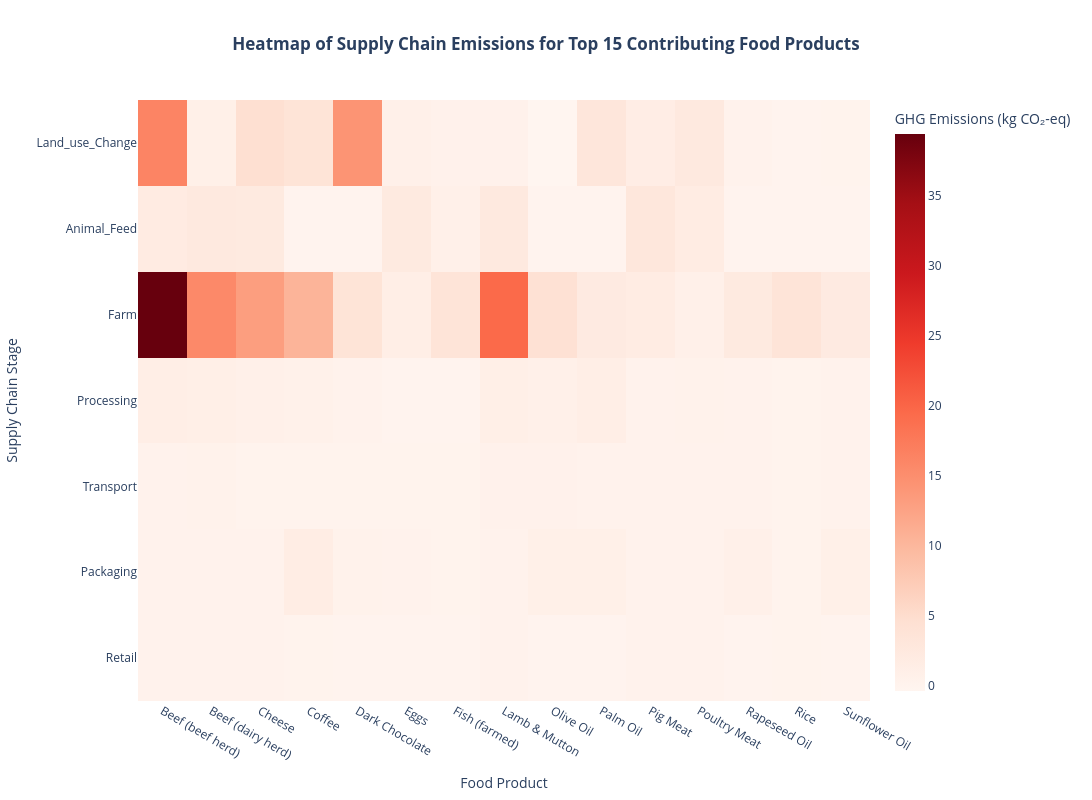
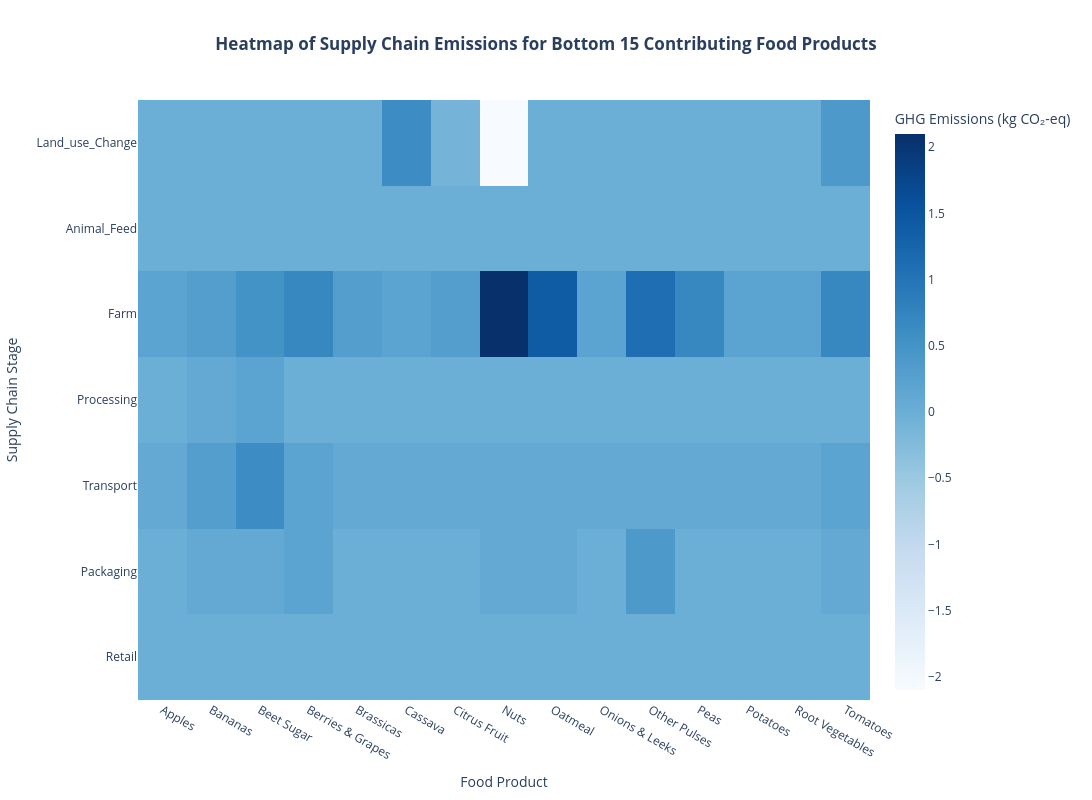

These figures' notebook cell, in order:
### Markdown cell above
`Comment`

**Breakdown of GHG Emissions by Supply Chain Stage:**

| Supply Chain Stage   | % of Total Emissions | Description |
|----------------------|----------------------|-------------|
| **Farm**             | **59.44%**           | The largest source of GHG emissions, driven by livestock, fertilizer use, and on-farm energy consumption. |
| **Land_Use_Change**  | 21.55%               | Emissions resulting from converting forests or natural ecosystems into agricultural land — a major carbon release source. |
| **Animal_Feed**      | 7.43%                | Emissions from the production and processing of animal feed, including fertilizer and land use impacts. |
| **Processing**       | 3.93%                | Emissions from transforming raw agricultural products into consumables. |
| **Packaging**        | 3.85%                | Emissions from manufacturing and materials used in food packaging. |
| **Transport**        | 3.02%                | Emissions from logistics and supply chain movement — relatively low. |
| **Retail**           | 0.79%                | Emissions from refrigeration, lighting, and other energy use at point-of-sale locations.


**Key Intervention Priorities:**

1. **Farm Stage (59.44%) — Highest Priority**
   - Adopt sustainable farming techniques.
   - Improve fertilizer and manure management.
   - Promote regenerative agriculture and precision farming.

2. **Land_Use_Change (21.55%) — Critical**
   - Prevent deforestation and habitat conversion.
   - Encourage reforestation and agroforestry.
   - Protect carbon-rich ecosystems (e.g., wetlands, peatlands).

3. **Animal_Feed (7.43%) — Medium Impact**
   - Optimize feed formulations.
   - Shift to lower-emission feed production methods.

4. **Secondary Areas (Each < 4%) — Efficiency Gains**
   - **Processing** and **Packaging**: Improve energy use and material sustainability.
   - **Transport** and **Retail**: Optimize supply chain logistics and retail operations, but expect modest emission savings.

**Conclusion:**
To meaningfully reduce total supply chain GHG emissions, interventions must focus heavily on the **farm stage** and **land use change** — which together account for **over 80%** of total emissions. While downstream stages like transport and retail may offer efficiency opportunities, their relative impact is small.

### Code cell
# Define supply chain stages in real-world order (Farm → Consumer)
supply_chain_cols = ["Land_use_Change", "Animal_Feed", "Farm", "Processing", "Transport", "Packaging", "Retail"]

# Reshape data for heatmap
df_long = df_aq.melt(id_vars=["Food_Product"], value_vars=supply_chain_cols, var_name="Stage", value_name="Emissions")

# Ensure supply chain stages follow the correct order in the visualization
df_long["Stage"] = pd.Categorical(df_long["Stage"], categories=supply_chain_cols, ordered=True)

# Get top and bottom n emitters
n = 15  # Change n as needed
top_emitters = df_long.groupby("Food_Product")["Emissions"].sum().nlargest(n).index
bottom_emitters = df_long.groupby("Food_Product")["Emissions"].sum().nsmallest(n).index

# Create pivot tables for heatmap
df_top_pivot = df_long[df_long["Food_Product"].isin(top_emitters)].pivot_table(
    index="Stage", columns="Food_Product", values="Emissions", aggfunc="sum", fill_value=0
)

df_bottom_pivot = df_long[df_long["Food_Product"].isin(bottom_emitters)].pivot_table(
    index="Stage", columns="Food_Product", values="Emissions", aggfunc="sum", fill_value=0
)

# Reverse the y-axis order so the first stage is at the bottom
df_top_pivot = df_top_pivot.reindex(index=supply_chain_cols[::-1])
df_bottom_pivot = df_bottom_pivot.reindex(index=supply_chain_cols[::-1])

# Create top contributors heatmap
fig_top = go.Figure(data=go.Heatmap(
    z=df_top_pivot.values,
    x=df_top_pivot.columns,
    y=df_top_pivot.index,
    colorscale="Reds",  # Red shades for high emissions
    colorbar=dict(title="GHG Emissions (kg CO₂-eq)"),
    hovertemplate="<b>Food Product:</b> %{x}<br>" +
                  "<b>Supply Chain Stage:</b> %{y}<br>" +
                  "<b>GHG Emission:</b> %{z} kg CO₂-eq<extra></extra>"
))

fig_top.update_layout(
    title=dict(
        text=f"<b>Heatmap of Supply Chain Emissions for Top {n} Contributing Food Products</b>",
        x=0.5,  # Centering the title
        xanchor="center"
    ),
    xaxis_title="Food Product",
    yaxis_title="Supply Chain Stage",
    height=800,
    width=1200
)
fig_top.show()

# Create bottom contributors heatmap
fig_bottom = go.Figure(data=go.Heatmap(
    z=df_bottom_pivot.values,
    x=df_bottom_pivot.columns,
    y=df_bottom_pivot.index,
    colorscale="Blues",  # Blue shades for low emissions
    colorbar=dict(title="GHG Emissions (kg CO₂-eq)"),
    hovertemplate="<b>Food Product:</b> %{x}<br>" +
                  "<b>Supply Chain Stage:</b> %{y}<br>" +
                  "<b>GHG Emission:</b> %{z} kg CO₂-eq<extra></extra>"
))

fig_bottom.update_layout(
    title=dict(
        text=f"<b>Heatmap of Supply Chain Emissions for Bottom {n} Contributing Food Products</b>",
        x=0.5,  # Centering the title
        xanchor="center"
    ),
    xaxis_title="Food Product",
    yaxis_title="Supply Chain Stage",
    height=800,
    width=1200
)
fig_bottom.show()

### Figure 1 — Plotly figure (JSON) as saved in the notebook; plotly's stock layout.template omitted (floating-point values rounded to 4 significant figures)
{"data": [{"colorbar": {"title": {"text": "GHG Emissions (kg CO₂-eq)"}}, "colorscale": [[0, "rgb(255,245,240)"], [0.125, "rgb(254,224,210)"], [0.25, "rgb(252,187,161)"], [0.375, "rgb(252,146,114)"], [0.5, "rgb(251,106,74)"], [0.625, "rgb(239,59,44)"], [0.75, "rgb(203,24,29)"], [0.875, "rgb(165,15,21)"], [1, "rgb(103,0,13)"]], "hovertemplate": "<b>Food Product:</b> %{x}<br><b>Supply Chain Stage:</b> %{y}<br><b>GHG Emission:</b> %{z} kg CO₂-eq<extra></extra>", "type": "heatmap", "x": ["Beef (beef herd)", "Beef (dairy herd)", "Cheese", "Coffee", "Dark Chocolate", "Eggs", "Fish (farmed)", "Lamb & Mutton", "Olive Oil", "Palm Oil", "Pig Meat", "Poultry Meat", "Rapeseed Oil", "Rice", "Sunflower Oil"], "y": ["Retail", "Packaging", "Transport", "Processing", "Farm", "Animal_Feed", "Land_use_Change"], "z": [[0.2, 0.2, 0.3, 0.1, 0.0, 0.0, 0.0, 0.2, 0.0, 0.0, 0.2, 0.2, 0.0, 0.1, 0.0], [0.2, 0.3, 0.2, 1.6, 0.4, 0.2, 0.1, 0.3, 0.9, 0.9, 0.3, 0.2, 0.8, 0.1, 0.9], [0.3, 0.4, 0.1, 0.1, 0.1, 0.1, 0.1, 0.5, 0.5, 0.2, 0.3, 0.3, 0.2, 0.1, 0.2], [1.3, 1.1, 0.7, 0.6, 0.2, 0.0, 0.0, 1.1, 0.7, 1.3, 0.3, 0.4, 0.2, 0.1, 0.2], [39.4, 15.7, 13.1, 10.4, 3.7, 1.3, 3.6, 19.5, 4.3, 2.1, 1.7, 0.7, 2.3, 3.6, 2.1], [1.9, 2.5, 2.3, 0.0, 0.0, 2.2, 0.8, 2.4, 0.0, 0.0, 2.9, 1.8, 0.0, 0.0, 0.0], [16.3, 0.9, 4.5, 3.7, 14.3, 0.7, 0.5, 0.5, -0.4, 3.1, 1.5, 2.5, 0.2, 0.0, 0.1]]}], "layout": {"height": 800, "title": {"text": "<b>Heatmap of Supply Chain Emissions for Top 15 Contributing Food Products</b>", "x": 0.5, "xanchor": "center"}, "width": 1200, "xaxis": {"title": {"text": "Food Product"}}, "yaxis": {"title": {"text": "Supply Chain Stage"}}}}

### Figure 2 — Plotly figure (JSON) as saved in the notebook; plotly's stock layout.template omitted (floating-point values rounded to 4 significant figures)
{"data": [{"colorbar": {"title": {"text": "GHG Emissions (kg CO₂-eq)"}}, "colorscale": [[0, "rgb(247,251,255)"], [0.125, "rgb(222,235,247)"], [0.25, "rgb(198,219,239)"], [0.375, "rgb(158,202,225)"], [0.5, "rgb(107,174,214)"], [0.625, "rgb(66,146,198)"], [0.75, "rgb(33,113,181)"], [0.875, "rgb(8,81,156)"], [1, "rgb(8,48,107)"]], "hovertemplate": "<b>Food Product:</b> %{x}<br><b>Supply Chain Stage:</b> %{y}<br><b>GHG Emission:</b> %{z} kg CO₂-eq<extra></extra>", "type": "heatmap", "x": ["Apples", "Bananas", "Beet Sugar", "Berries & Grapes", "Brassicas", "Cassava", "Citrus Fruit", "Nuts", "Oatmeal", "Onions & Leeks", "Other Pulses", "Peas", "Potatoes", "Root Vegetables", "Tomatoes"], "y": ["Retail", "Packaging", "Transport", "Processing", "Farm", "Animal_Feed", "Land_use_Change"], "z": [[0.0, 0.0, 0.0, 0.0, 0.0, 0.0, 0.0, 0.0, 0.0, 0.0, 0.0, 0.0, 0.0, 0.0, 0.0], [0.0, 0.1, 0.1, 0.2, 0.0, 0.0, 0.0, 0.1, 0.1, 0.0, 0.4, 0.0, 0.0, 0.0, 0.1], [0.1, 0.3, 0.6, 0.2, 0.1, 0.1, 0.1, 0.1, 0.1, 0.1, 0.1, 0.1, 0.1, 0.1, 0.2], [0.0, 0.1, 0.2, 0.0, 0.0, 0.0, 0.0, 0.0, 0.0, 0.0, 0.0, 0.0, 0.0, 0.0, 0.0], [0.2, 0.3, 0.5, 0.7, 0.3, 0.2, 0.3, 2.1, 1.4, 0.2, 1.1, 0.7, 0.2, 0.2, 0.7], [0.0, 0.0, 0.0, 0.0, 0.0, 0.0, 0.0, 0.0, 0.0, 0.0, 0.0, 0.0, 0.0, 0.0, 0.0], [0.0, 0.0, 0.0, 0.0, 0.0, 0.6, -0.1, -2.1, 0.0, 0.0, 0.0, 0.0, 0.0, 0.0, 0.4]]}], "layout": {"height": 800, "title": {"text": "<b>Heatmap of Supply Chain Emissions for Bottom 15 Contributing Food Products</b>", "x": 0.5, "xanchor": "center"}, "width": 1200, "xaxis": {"title": {"text": "Food Product"}}, "yaxis": {"title": {"text": "Supply Chain Stage"}}}}
